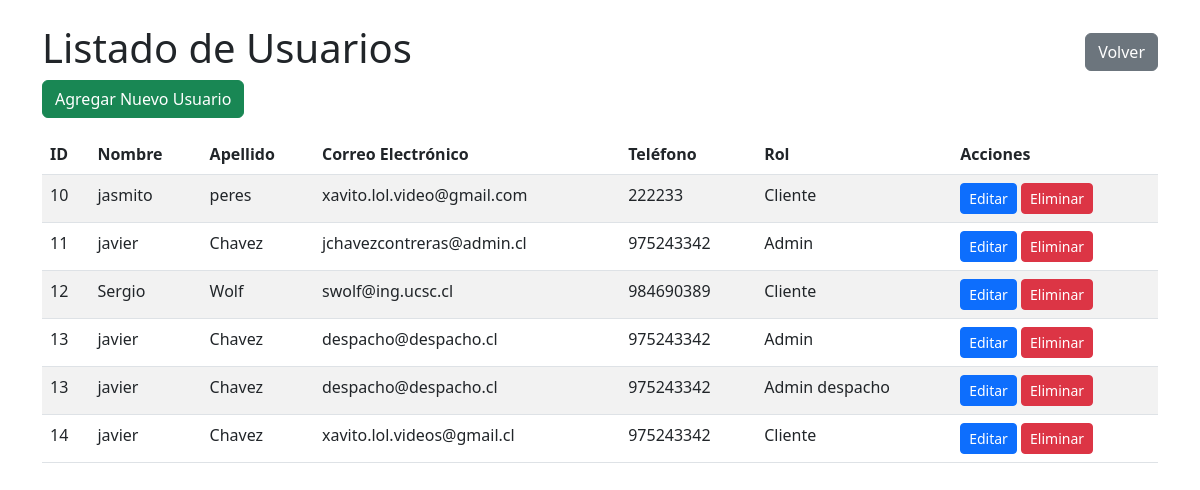
The app's page /mantenedores/usuarios/listar.php, older data.
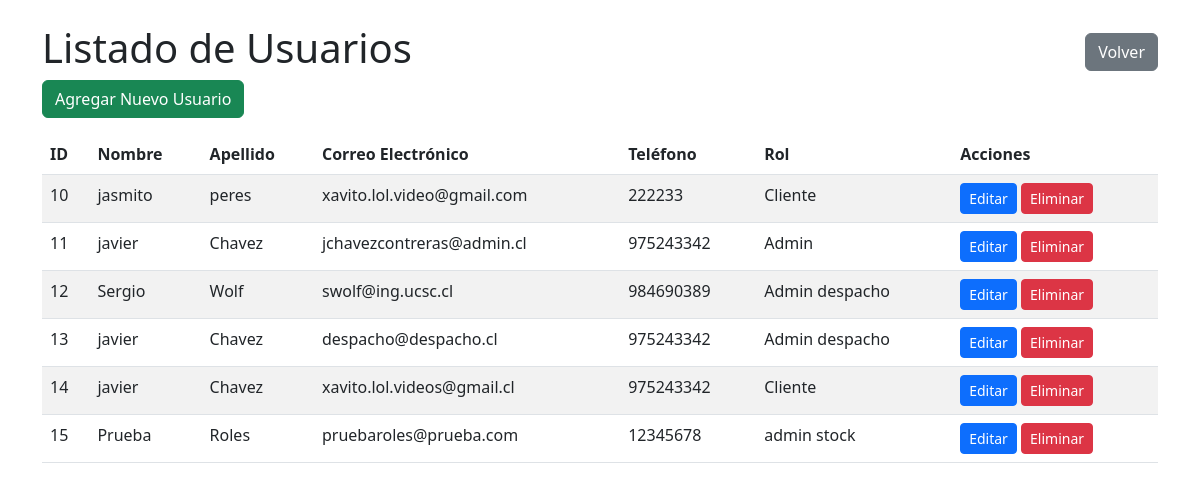
The same page, newer data.
### tables this page shows
CREATE TABLE `usuario` (
  `id_usuario` int(11) NOT NULL,
  `nombre` varchar(30) DEFAULT NULL,
  `apellido` varchar(30) DEFAULT NULL,
  `correo_electronico` varchar(100) DEFAULT NULL,
  `contrasenia` varchar(255) DEFAULT NULL,
  `telefono` varchar(9) DEFAULT NULL,
  `fecha_registro` date DEFAULT curdate(),
  `puntos_recompensa` int(11) DEFAULT NULL
);

CREATE TABLE `rol` (
  `id_rol` int(11) NOT NULL,
  `nombre_rol` varchar(50) NOT NULL,
  `descripcion_rol` text DEFAULT NULL
);

### mantenedores/usuarios/listar.php (the view, shortened to what this page needs)
<?php
include '../../conexion.php';
$sql = "
    SELECT u.*, r.nombre_rol
    FROM usuario u
    LEFT JOIN usuario_rol ur ON u.id_usuario = ur.id_usuario
    LEFT JOIN rol r ON ur.id_rol = r.id_rol
";
$result = $conexion->query($sql);
?>
<!DOCTYPE html>
<html lang="es">
<head>
    <link href="https://cdn.jsdelivr.net/npm/bootstrap@5.3.0/dist/css/bootstrap.min.css" rel="stylesheet">
</head>
<body>
<div class="container mt-4">
    <div class="d-flex justify-content-between align-items-center">
        <h1>Listado de Usuarios</h1>
        <button class="btn btn-secondary" onclick="window.location.href='../../index/index-mantenedores.php'">Volver</button>
    </div>
    <a href="insertar.php" class="btn btn-success mb-3">Agregar Nuevo Usuario</a>
    <table class="table table-striped">
        <thead>
            <tr>
                <th>ID</th>
                <th>Nombre</th>
                <th>Apellido</th>
                <th>Correo Electrónico</th>
                <th>Teléfono</th>
                <th>Rol</th>
                <th>Acciones</th>
            </tr>
        </thead>
        <tbody>
            <?php if ($result->num_rows > 0): ?>
                <?php while ($row = $result->fetch_assoc()): ?>
                    <tr>
                        <td><?php echo $row['id_usuario']; ?></td>
                        <td><?php echo $row['nombre']; ?></td>
                        <td><?php echo $row['apellido']; ?></td>
                        <td><?php echo $row['correo_electronico']; ?></td>
                        <td><?php echo $row['telefono']; ?></td>
                        <td><?php echo isset($row['nombre_rol']) ? $row['nombre_rol'] : 'Sin rol'; ?></td>
                        <td>
                            <a href="editar.php?id=<?php echo $row['id_usuario']; ?>" class="btn btn-primary btn-sm">Editar</a>
                            <button class="btn btn-danger btn-sm" data-bs-toggle="modal" data-bs-target="#eliminarModal" data-id="<?php echo $row['id_usuario']; ?>">Eliminar</button>
                        </td>
                    </tr>
                <?php endwhile; ?>
            <?php else: ?>
                <tr>
                    <td colspan="7" class="text-center">No se encontraron usuarios.</td>
                </tr>
            <?php endif; ?>
        </tbody>
    </table>
</div>
</body>
</html>

Row changes from the older to the newer data that the page shows:
no longer on one of the page's lists (row unchanged): usuario: id_usuario "13", nombre "javier", apellido "Chavez", correo_electronico "despacho@despacho.cl", telefono "975243342", rol.nombre_rol "Admin despacho"
changed usuario "Sergio": rol.nombre_rol "Cliente" → "Admin despacho"
computed for usuario "despacho@despacho.cl": rol.nombre_rol "Admin" → "Admin despacho"
added usuario: id_usuario "15", nombre "Prueba", apellido "Roles", correo_electronico "pruebaroles@prueba.com", telefono "12345678", rol.nombre_rol "admin stock"
